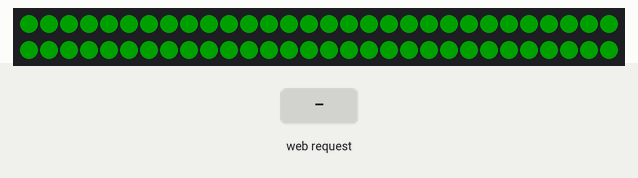
Simulated run of this program. Board: ESP32. On the bench: 60 RGB LEDs in strip order, left to right, continuing on the next row. The test bench sets the inputs (shaded band). Dim RGB values are drawn brighter than linear; WiFi joins after 1.5 s; servers stay silent unless stated; colours are those a GRB WS2812 strip shows for the declared byte order; what the program prints to the serial monitor is not drawn.

Above: at 2.7 s.
2.8 s: HTTP request GET /api/flash received
At 2.9 s:
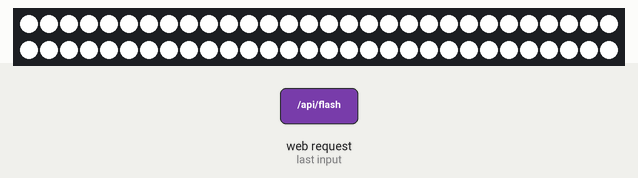
4.5 s: HTTP request GET /api/set?h=120 received
At 5.8 s:
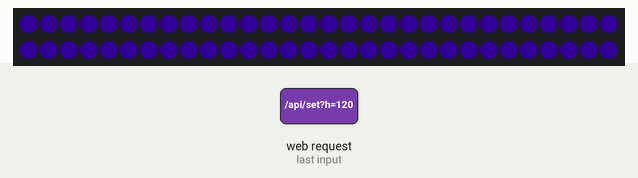
6.1 s: HTTP request GET /api/set?br=true received
At 6.7 s:
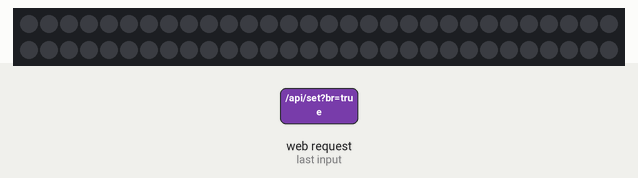
Timing chart, 0 to 9.1 s (numbered marks = the images above; inputs shaded):
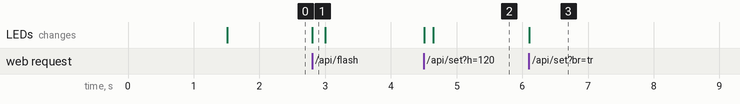

The program:

main.cpp
```cpp
#include <WiFi.h>
#include <WebServer.h>
#include <ESPmDNS.h>
#include <FastLED.h>
#include "index.h"  // zawiera PAGE_INDEX z HTML (patrz niżej)

// ====== Wi-Fi ======
const char* WIFI_SSID = "Dom Frania 2.4G";
const char* WIFI_PASS = "franekfranek";
const char* HOSTNAME  = "rpgeffects";   // -> http://rpgeffects.local

// ====== LED strip ======
#define DATA_PIN     13
#define NUM_LEDS     60
#define LED_TYPE     WS2812B
#define COLOR_ORDER  RBG
CRGB leds[NUM_LEDS];

bool     isOn          = true;
uint8_t  bright        = 128;
uint8_t  targetBright  = bright;

// Docelowe wartości do płynnego przejścia

CHSV    currentHSV  = CHSV(0, 255, 255);
CHSV    targetHSV   = currentHSV;

// Szybkość wygładzania (im większe, tym szybciej)
const uint8_t LERP_SPEED = 20;

// --- FLASH state ---
bool     flashActive   = false;
uint32_t flashUntilMs  = 0;

CHSV     savedHSV      = CHSV(0,255,255);
uint8_t  savedBright   = 255;

WebServer server(80);

// --- Pomocnicze ---
void applyLeds(){
  FastLED.setBrightness(isOn ? bright : 0);
  for (int i = 0; i < NUM_LEDS; i++) leds[i] = currentHSV; // przypisujesz CHSV
  FastLED.show();
}

uint8_t hex2(byte c){ if(c>='0'&&c<='9') return c-'0'; c|=0x20; if(c>='a'&&c<='f') return 10+(c-'a'); return 0; }
bool parseHexColor(const String& s, CRGB& out){
  if (s.length()!=7 || s[0]!='#') return false;
  auto hx=[&](int i){ return (hex2(s[i])<<4)|hex2(s[i+1]); };
  out = CRGB(hx(1),hx(3),hx(5));
  return true;
}

// --- HTTP Handlers ---
void handleIndex(){
  String html = FPSTR(PAGE_INDEX);
  server.send(200, "text/html", html);
}
void handleState(){
  char buf[128];
  CRGB rgb;
  hsv2rgb_rainbow(currentHSV, rgb); // konwersja HSV -> RGB

  snprintf(buf, sizeof(buf),
    "{\"on\":%s,\"bright\":%u,\"color\":\"#%02x%02x%02x\"}",
    isOn ? "true" : "false",
    bright,
    rgb.r, rgb.g, rgb.b
  );

  server.send(200, "application/json", buf);
}

void handleSet(){
  if (server.hasArg("on"))
    isOn = (server.arg("on")=="1" || server.arg("on")=="true");

  if (server.hasArg("br")) {
    int b = server.arg("br").toInt();
    if (b < 0) b = 0; if (b > 255) b = 255;
    targetBright = (uint8_t)b;
  }

  if (server.hasArg("h")) {
    int h = server.arg("h").toInt();
    if (h < 0) h = 0; if (h > 255) h = 255;
    targetHSV.h = (uint8_t)h;      // pełne nasycenie i wartość trzymamy na 255
    targetHSV.s = 255;
    targetHSV.v = 255;
  }

  // (opcjonalny fallback) jeśli kiedyś wyślesz color=#RRGGBB:
  if (server.hasArg("color")) {
    CRGB c; if (parseHexColor(server.arg("color"), c)) {
      CHSV hsv = rgb2hsv_approximate(c);
      targetHSV = CHSV(hsv.h, 255, 255);
    }
  }

  // zwróć stan
  char buf[128];
  CRGB rgb; hsv2rgb_rainbow(currentHSV, rgb);
  snprintf(buf,sizeof(buf),
    "{\"on\":%s,\"bright\":%u,\"color\":\"#%02x%02x%02x\"}",
    isOn?"true":"false", bright, rgb.r, rgb.g, rgb.b);
  server.send(200,"application/json",buf);
}

// --- Wi-Fi/mDNS ---
void connectWiFi(){
  WiFi.mode(WIFI_STA);
  WiFi.setHostname(HOSTNAME);
  WiFi.begin(WIFI_SSID, WIFI_PASS);
  Serial.print("Łączenie z Wi-Fi");
  int tries=0;
  while (WiFi.status()!=WL_CONNECTED) { delay(300); Serial.print("."); if(++tries>200) break; }
  Serial.println();
  if (WiFi.status()==WL_CONNECTED){
    Serial.print("Połączono. IP: "); Serial.println(WiFi.localIP());
  } else {
    Serial.println("Nie udało się połączyć (SSID/hasło lub pasmo 2.4 GHz).");
  }
  Serial.print("MAC: "); Serial.println(WiFi.macAddress());
}

// helper: odpal flash
void startFlash(uint16_t ms, uint8_t flashBright /*0..255*/) {
  // zapisz stan
  savedHSV    = currentHSV;
  savedBright = bright;

  // ustaw biały, max nasycenie i V (biel w HSV to S=0,V=255)
  currentHSV = CHSV(0, 0, 255);
  bright     = flashBright;

  flashActive  = true;
  flashUntilMs = millis() + ms;

  applyLeds();
}

void endFlashRestore() {
  flashActive = false;
  currentHSV  = savedHSV;
  bright      = savedBright;
  applyLeds();
}

void handleFlash() {
  // /api/flash?ms=200&br=255
  uint16_t ms = 200;
  uint8_t  br = 255;

  if (server.hasArg("ms")) ms = (uint16_t) server.arg("ms").toInt();
  if (server.hasArg("br")) {
    int b = server.arg("br").toInt();
    if (b < 0) b = 0; if (b > 255) b = 255;
    br = (uint8_t)b;
  }

  startFlash(ms, br);
  server.send(200, "application/json", "{\"ok\":true}");
}

void setup(){
  Serial.begin(115200);
  FastLED.addLeds<LED_TYPE, DATA_PIN, COLOR_ORDER>(leds, NUM_LEDS);
  FastLED.setCorrection(TypicalLEDStrip);
  FastLED.setDither(1);             // możesz dać 0 na testy czystych kanałów
  FastLED.clear(true);

  currentHSV = CHSV(0,255,bright);

  connectWiFi();

  if (MDNS.begin(HOSTNAME)) {
    MDNS.addService("http","tcp",80);
    Serial.printf("mDNS OK: http://%s.local\n", HOSTNAME);
  } else {
    Serial.println("mDNS nie działa.");
  }

  server.on("/", handleIndex);
  server.on("/api/state", HTTP_GET, handleState);
  server.on("/api/set",   HTTP_GET, handleSet);
  server.on("/api/flash", HTTP_GET, handleFlash);
  server.begin();
  Serial.println("HTTP server start");

  applyLeds();
}

static uint8_t stepHue(uint8_t cur, uint8_t tgt, uint8_t step){
  if (cur == tgt) return cur;
  int16_t d = (int16_t)tgt - cur;
  if (d > 127)  d -= 256;
  if (d < -127) d += 256;
  int8_t dir = (d > 0) ? 1 : -1;
  uint8_t move = step;             // ile „stopni” na iterację
  if (abs(d) < move) move = abs(d);
  return (uint8_t)(cur + dir * move);
}

void loop(){
  if (WiFi.status()!=WL_CONNECTED) connectWiFi();
  server.handleClient();

  // Jeśli aktywny flash – priorytet (nic nie wygładzaj teraz)
  if (flashActive) {
    if ((int32_t)(millis() - flashUntilMs) >= 0) {
      endFlashRestore();
    }
    return; // flash ma pierwszeństwo
  }

  bool needsUpdate = false;

  uint8_t newH = stepHue(currentHSV.h, targetHSV.h, /*szybkość*/ 2); // dostrój np. 2–8
  if (newH != currentHSV.h) { currentHSV.h = newH; needsUpdate = true; }

  // nasycenie i wartość trzymamy na 255, ale gdybyś chciał je też wygładzać:
  // currentHSV.s = lerp8by8(currentHSV.s, targetHSV.s, 20);

  if(bright != targetBright){
    if(targetBright == 0)
    {
      bright = 0;
    }
    else
    {
      bright = lerp8by8(bright, targetBright, 20);
    }
    needsUpdate = true;
  }

  if (needsUpdate) applyLeds();
}
```

index.h
```cpp
#include <Arduino.h>

const char PAGE_INDEX[] PROGMEM = R"HTML(<!DOCTYPE html>
<html lang="en">

<head>
    <meta charset="UTF-8">
    <meta name="viewport" content="width=device-width, initial-scale=1.0, maximum-scale=1.0, user-scalable=no">
    <title>RPG Tools</title>

    <script src="https://code.jquery.com/jquery-3.6.0.min.js"></script>

    <script>
        var ESP32_VERSION = true;
        var IS_LOCAL = false;
        var DATA_SOURCE = IS_LOCAL
            ? "http://localhost:5500/RPGTools/"
            : "https://franek313.github.io/RPGTools/";

        // CSS
        var stylesheet = document.createElement("link");
        stylesheet.rel = "stylesheet";
        stylesheet.href = DATA_SOURCE + "led_styles.css";
        document.head.appendChild(stylesheet);

        // JS
        var script = document.createElement("script");
        script.type = "text/javascript";
        script.src = DATA_SOURCE + "script.js";
        document.head.appendChild(script);
    </script>
</head>

<body>
    <div id="main">
        <div id="songName">Press genre button to play music...</div>
        <div id="worldsPanel"></div>
        <div id="effectsPanel"></div>
        <div id="genresPanel"></div>

        <div id="controlsPanel">
            <input type="range" id="volume-slider" min="0" max="1" step="0.01" value="1">
            <div id = "musicControls">
                <button class="controlButton" id="playPauseButton">&#9654</button>
                <button class="controlButton" id="stopButton">&#9632</button>
                <!-- <button class="controlButton" id="muteButton">M</button> -->
                <button class="controlButton" id="fullscreen-button">⛶</button>
            </div>
        </div>

        <audio id="audioPlayer" controls>
            Your browser does not support the audio element.
        </audio>
        <audio id="tempAudioPlayer" controls>
            Your browser does not support the audio element.
        </audio>
        <audio id="rainAudioPlayer" controls>
            Your browser does not support the audio element.
        </audio>
    </div>

    <script>
        // Function that allows to enter fullscreen
        function toggleFullscreen() {
            var elem = document.documentElement;
            if (!document.fullscreenElement && !document.webkitFullscreenElement && !document.mozFullScreenElement && !document.msFullscreenElement) {
                if (elem.requestFullscreen) {
                    elem.requestFullscreen();
                } else if (elem.webkitRequestFullscreen) {
                    elem.webkitRequestFullscreen();
                } else if (elem.mozRequestFullScreen) {
                    elem.mozRequestFullScreen();
                } else if (elem.msRequestFullscreen) {
                    elem.msRequestFullscreen();
                }
            } else {
                if (document.exitFullscreen) {
                    document.exitFullscreen();
                } else if (document.webkitExitFullscreen) {
                    document.webkitExitFullscreen();
                } else if (document.mozCancelFullScreen) {
                    document.mozCancelFullScreen();
                } else if (document.msExitFullscreen) {
                    document.msExitFullscreen();
                }
            }
        }

        // Adding event of fullscreen to the button
        var fullscreenButton = document.getElementById('fullscreen-button');
        if (fullscreenButton) {
            fullscreenButton.addEventListener('click', function() {
                toggleFullscreen();
            });
        }
    </script>
</body>
</html>
)HTML";
```

Measured:
- after the input at 2.8 s, the LEDs: change at once (image 1)
- after the input at 6.1 s, the LEDs: change at once (image 3)
